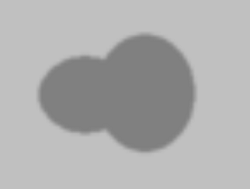
#> input picture picture_orginal/1.bmp, 250 x 189 px, found by its file name
$ python 'Numerical algorithms in image processing.py'
#> lines starting #> are read from the running program, lines starting #| are printed output that depends on the picture; after the words box and inside, x2 and y2 are one past the last pixel; in counts of white or black regions, pixels touching at a corner belong together
import numpy as np
import matplotlib.pyplot as plt
from PIL import Image

# Function to filter the image to get a smoother version of u0
def gaussian_filter(sigma, size):
    # Gaussian function Gsigma(x,y)
    kernel = np.fromfunction(lambda x, y: (1/(2*np.pi*sigma**2))*np.exp(-(x**2+y**2)/(2*sigma**2)), (size, size))
    # Normalization of kernel
    kernel /= np.sum(kernel)
    return kernel

def convolution(image, kernel):
    # Convolve image with the kernel
    image = np.array(image, dtype=np.float32)
#> image: shape (189, 250) float32
    kernel_size = kernel.shape[0]
    padding = kernel_size // 2
    convolved_image = np.zeros_like(image)
    padded_image = np.pad(image, pad_width=padding, mode='constant')

    for i in range(convolved_image.shape[0]):
        for j in range(convolved_image.shape[1]):
            convolved_pixel = 0.0
            for m in range(kernel_size):
                for n in range(kernel_size):
                    convolved_pixel += padded_image[i+m, j+n] * kernel[m, n]
            convolved_image[i, j] = convolved_pixel
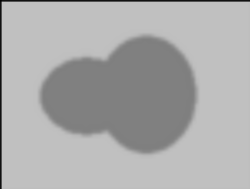
#> convolved_image: shape (189, 250) float32; min 1.35, max 192, mean 171.7

    return convolved_image.astype(np.uint8)

# Load the image and convert it into grayscale mode
image = Image.open('E:/Chan-Vese Segmentation/1.bmp').convert('L')
image = np.array(image)

# Define the parameters for the Gaussian filter
sigma = 1.0
kernel_size = 5

# Create the Gaussian filter
gaussian_kernel = gaussian_filter(sigma, kernel_size)

# Perform the convolution
convolved_image = convolution(image, gaussian_kernel)

# Define parameters for the level set evolution
epsilon = 1.0
lambda1 = 1.0
lambda2 = 1.0
nu = 0.001 * 255 * 255
dt = 0.1
num_iterations = 200

# Define the size of the image
size = convolved_image.shape
#> size = (189, 250)

# Define the Dirac function
def dirac(x, epsilon=1.0):
    return (1/np.pi) * (epsilon / (epsilon**2 + x**2))

# Define the Heaviside step function
def heaviside(x, epsilon=1.0):
    return 0.5 * (1 + (2/np.pi) * np.arctan(x/epsilon))

# Define the function to initialize the level set
def initialize_level_set(size):
    phi = -np.ones(size)
    phi[30:70, 30:70] = 1
    return phi

# Define the function for level set evolution
def level_set_evolution(phi, image, num_iterations, dt):
#> called with num_iterations = 200, dt = 0.1
    for i in range(num_iterations):
        # Compute the gradient of phi
        grad_phi = np.gradient(phi)
        norm_grad_phi = np.sqrt(grad_phi[0]**2 + grad_phi[1]**2 + 1e-10)

        # Compute the curve (divergence of the gradient of phi divided by the norm of the gradient of phi)
        curve = np.gradient(grad_phi[0]/norm_grad_phi)[0] + np.gradient(grad_phi[1]/norm_grad_phi)[1]

        # Region for the inside of the curve C
        inside_C = np.where(phi <= 0)
        c1 = np.mean(image[inside_C])

        # Region for the outside of the curve C
        outside_C = np.where(phi > 0)
        c2 = np.mean(image[outside_C])

        # Compute the data term
        data_term = lambda1 * (image - c1)**2 - lambda2 * (image - c2)**2

        # Compute the length term
        length_term = dirac(phi) * curve

        # Compute the penalty term
        penalty_term = nu * dirac(phi)

        # Compute the cotangent
        cotan = data_term + dt*(penalty_term - length_term)

        # Update phi
        phi = phi + dt * dirac(phi) * cotan
#> this loop made 200 passes
#> (inside_C, c1, outside_C, c2) on passes 1 to 3: (45650 positions, rows 0 to 188, columns 0 to 249, 171, 1600 positions, rows 30 to 69, columns 30 to 69, 188), (14830 positions, rows 0 to 188, columns 0 to 249, 127.4, 32420 positions, rows 2 to 188, columns 2 to 249, 191.8), (14484 positions, rows 0 to 188, columns 0 to 249, 126.2, 32766 positions, rows 2 to 188, columns 2 to 249, 191.6)
#> pass 1, in level_set_evolution, `norm_grad_phi = np.sqrt(grad_phi[0]**2 + grad_phi[1]**2 + 1e-10)`:
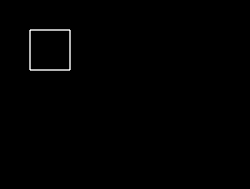
#> norm_grad_phi: shape (189, 250) float64; min 1e-05, max 1.41, mean 0.00673; drawn with min black and max white
#> pass 1, in level_set_evolution, `curve = np.gradient(grad_phi[0]/norm_grad_phi)[0] + np.gradient(grad_p..`:
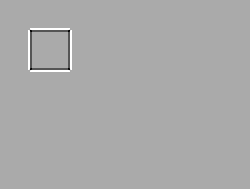
#> curve: shape (189, 250) float64; min -1, max 0.5, mean -2.26e-19; drawn with min black and max white
#> pass 1, in level_set_evolution, `data_term = lambda1 * (image - c1)**2 - lambda2 * (image - c2)**2`:
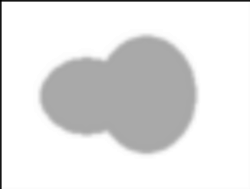
#> data_term: shape (189, 250) float64; min -6060.1, max 424.8, mean -268.7; drawn with min black and max white
#> after the loop:
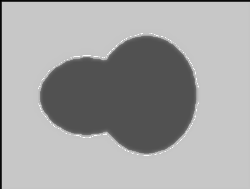
#> phi: shape (189, 250) float64; min -109.8, max 87.74, mean 17.3; drawn with min black and max white

    return phi

# Initialize the level set
phi = initialize_level_set(size)

# Level set evolution
phi_final = level_set_evolution(phi, convolved_image, num_iterations, dt)
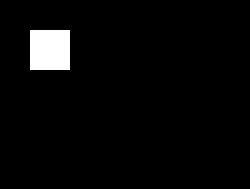
#> phi: shape (189, 250) float64; values -1 (black) and 1 (white), 3.4% white; 1 white region, box (x1, y1, x2, y2) and area: (30, 30, 70, 70) 1600

# Plot the result
plt.figure(figsize=(8, 8))
plt.imshow(convolved_image, cmap='gray')
plt.contour(phi_final, [0], colors='r')
plt.title('Segmentation with level sets')
plt.show()
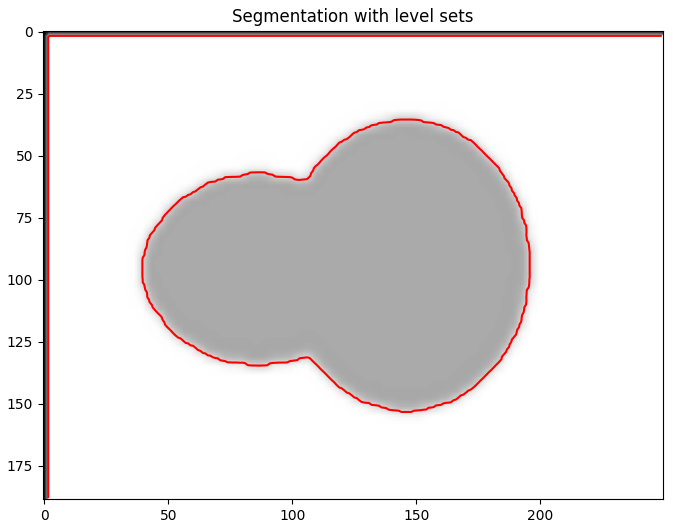
#> figure drawn by matplotlib, 1 panel
